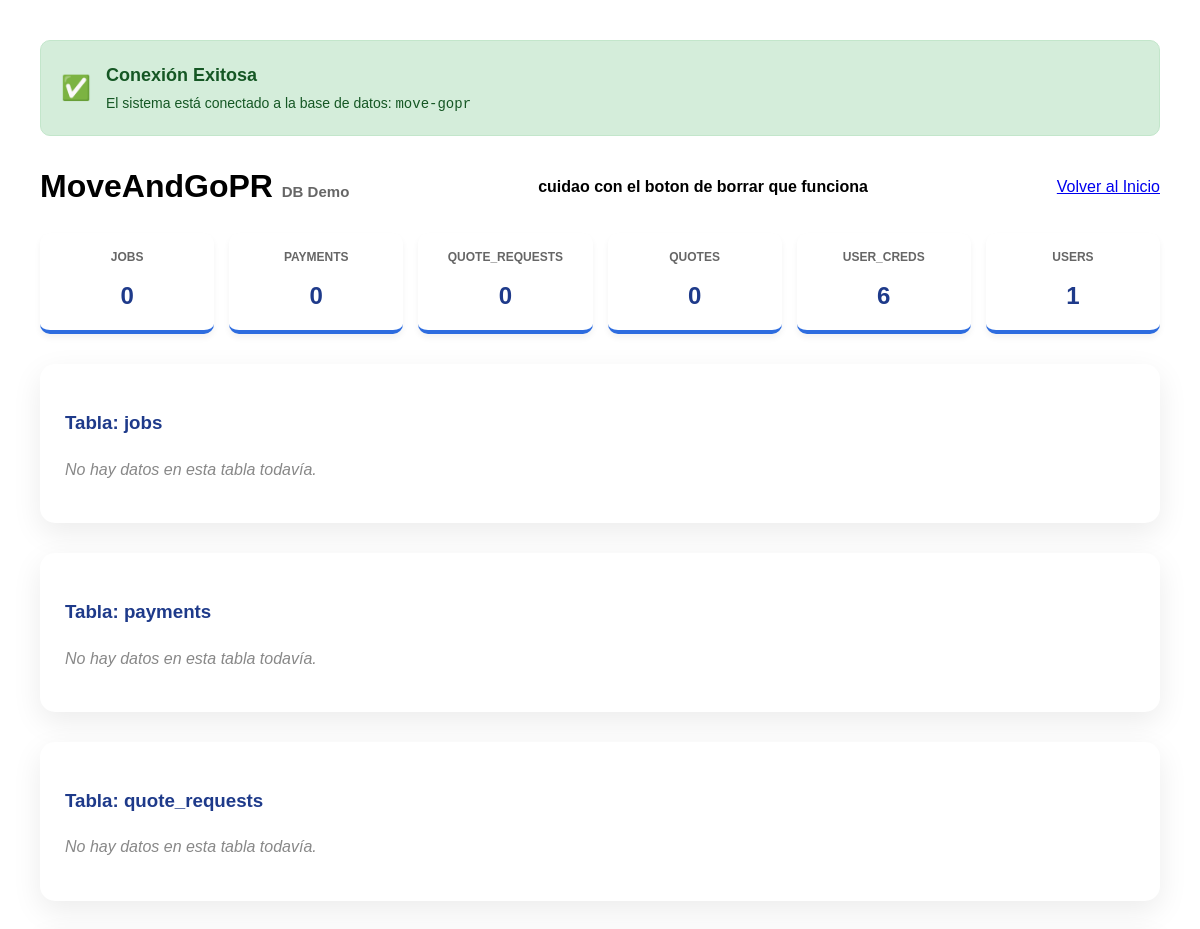
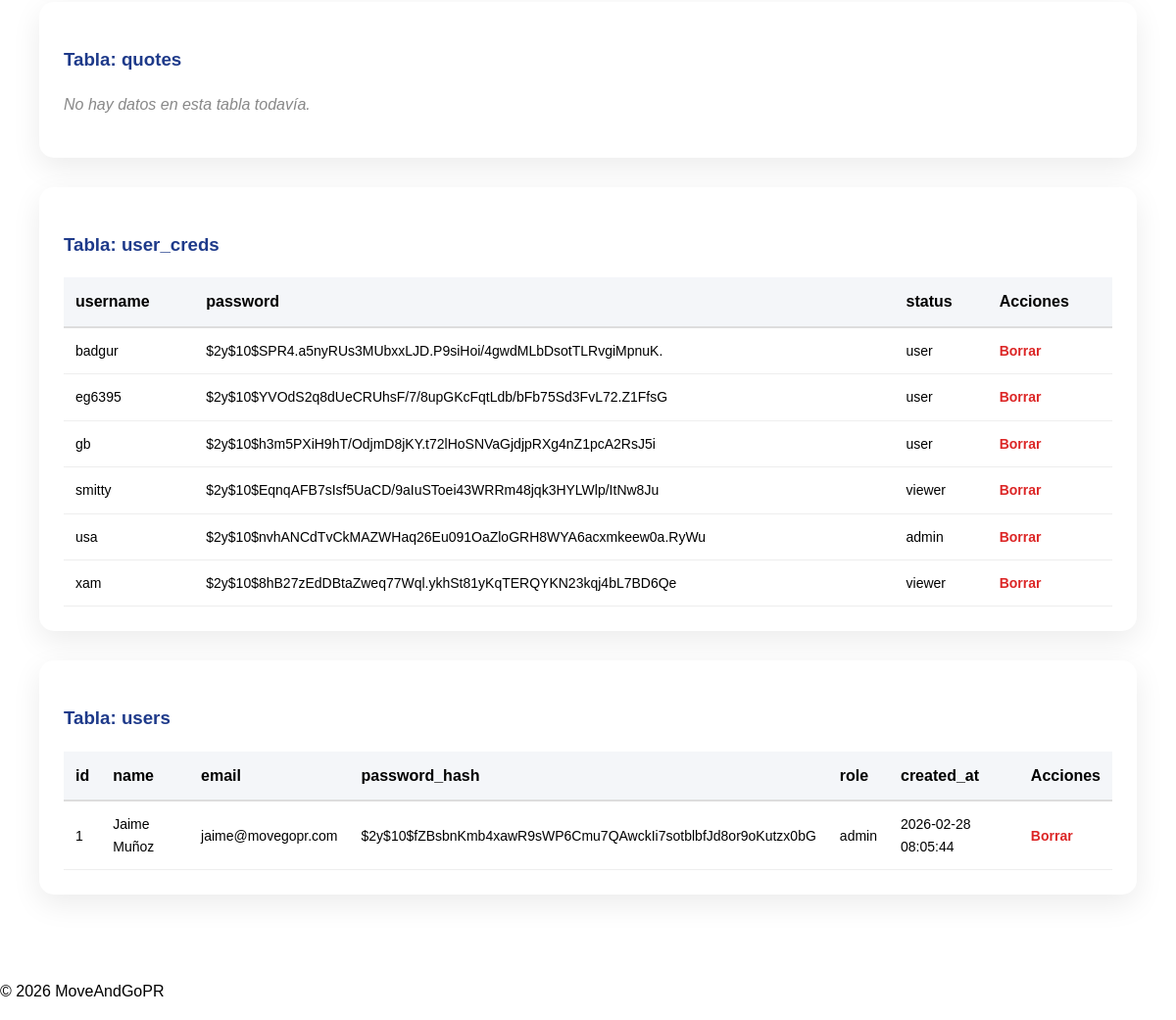
Screenshot of /db_test.php (signed in) with the database file from the repository (2 pictures, top to bottom).
### tables this page shows
CREATE TABLE `user_creds` (
  `username` varchar(255) NOT NULL,
  `password` varchar(255) NOT NULL,
  `status` varchar(255) NOT NULL
);

CREATE TABLE `users` (
  `id` bigint(20) UNSIGNED NOT NULL,
  `name` varchar(100) DEFAULT NULL,
  `email` varchar(254) NOT NULL,
  `password_hash` varchar(255) NOT NULL,
  `role` enum('customer','admin') NOT NULL DEFAULT 'customer',
  `created_at` timestamp NOT NULL DEFAULT current_timestamp()
);

### config.php (called while the page is built, shortened)
<?php
$dbname = 'move-gopr';
?>

### db_test.php (the view, shortened to what this page needs)
<?php
require_once 'config.php';
$tableQuery = $pdo->query("SHOW TABLES");
$tables = $tableQuery->fetchAll(PDO::FETCH_COLUMN);
?>
<!DOCTYPE html>
<html lang="es">
<head>
    <link rel="stylesheet" href="style.css">
</head>
<body>
<div class="test-container">
   <?php if (isset($pdo)): ?>
        <div style="background: #d4edda; color: #155724; padding: 20px; border-radius: 10px; border: 1px solid #c3e6cb; margin-bottom: 25px; display: flex; align-items: center; gap: 15px;">
            <span style="font-size: 24px;">✅</span>
            <div>
                <strong style="display: block; font-size: 18px;">Conexión Exitosa</strong>
                <span style="font-size: 14px;">El sistema está conectado a la base de datos: <code><?php echo htmlspecialchars($dbname); ?></code></span>
            </div>
        </div>
    <?php else: ?>
        <div style="background: #f8d7da; color: #721c24; padding: 20px; border-radius: 10px; border: 1px solid #f5c6cb; margin-bottom: 25px;">
            <strong>❌ Error de Conexión:</strong> No se pudo encontrar la base de datos. Verifica tu archivo <code>config.php</code>.
        </div>
    <?php endif; ?>
    <header style="display: flex; justify-content: space-between; align-items: center; margin-bottom: 20px;">
        <h1 style="margin:0;">MoveAnd<span class="green">GoPR</span> <small style="font-size: 15px; color: #666;">DB Demo</small></h1>
        <b>cuidao con el boton de borrar que funciona</b>
        <div style="display: flex; gap: 10px;">
            <a href="index.php" class="btn blue">Volver al Inicio</a>
        </div>
    </header>
    <div class="stats-grid">
        <?php foreach ($tables as $table):
            $count = $pdo->query("SELECT count(*) FROM `$table`")->fetchColumn();
        ?>
            <div class="stat-card">
                <h4><?php echo $table; ?></h4>
                <p><?php echo $count; ?></p>
            </div>
        <?php endforeach; ?>
    </div>
    <?php foreach ($tables as $table): ?>
        <div class="db-card">
            <h3 style="color: #1e3a8a;">Tabla: <?php echo htmlspecialchars($table); ?></h3>
            <?php
            $stmt = $pdo->query("SELECT * FROM `$table` LIMIT 10");
            $rows = $stmt->fetchAll(PDO::FETCH_ASSOC);
            if ($rows): ?>
                <table>
                    <thead>
                        <tr>
                            <?php foreach (array_keys($rows[0]) as $col): ?>
                                <th><?php echo htmlspecialchars($col); ?></th>
                            <?php endforeach; ?>
                            <th>Acciones</th>
                        </tr>
                    </thead>
                    <tbody>
                        <?php foreach ($rows as $row): ?>
                            <tr>
                                <?php foreach ($row as $cell): ?>
                                    <td><?php echo htmlspecialchars($cell ?? 'NULL'); ?></td>
                                <?php endforeach; ?>
                                <td>
                                    <a href="?table=<?php echo $table; ?>&delete_id=<?php echo $row['id']; ?>"
                                       class="delete-link"
                                       onclick="return confirm('¿Seguro que quieres borrar esto?')">Borrar</a>
                                </td>
                            </tr>
                        <?php endforeach; ?>
                    </tbody>
                </table>
            <?php else: ?>
                <p style="color: #888; font-style: italic;">No hay datos en esta tabla todavía.</p>
            <?php endif; ?>
        </div>
    <?php endforeach; ?>
</div>
<?php include 'footer.php'; ?>
</body>
</html>

### footer.php (shortened to what this page needs)
<footer>
  <p>&copy; <?php echo date("Y"); ?> MoveAndGoPR</p>
</footer>

### style.css (style rules this page uses)
body { font-family: 'Poppins', sans-serif; margin: 0; line-height: 1.6; }
:root { --color-principal: #3B6E1A; --color-secundario: #4E8F22; --color-acento: #22C55E; --color-texto: #1a1a1a; }

### db_test.php (style rules this page uses)
.test-container { padding: 40px; max-width: 1200px; margin: auto; }
.stats-grid { display: grid; grid-template-columns: repeat(auto-fit, minmax(150px, 1fr)); gap: 15px; margin-bottom: 30px; }
.stat-card { background: white; padding: 15px; border-radius: 10px; text-align: center; border-bottom: 4px solid #2d6cdf; box-shadow: 0 4px 6px rgba(0,0,0,0.05); }
.stat-card h4 { margin: 0; color: #666; font-size: 12px; text-transform: uppercase; }
.stat-card p { font-size: 24px; font-weight: bold; margin: 10px 0 0 0; color: #1e3a8a; }
.db-card { background: white; padding: 25px; border-radius: 15px; margin-bottom: 30px; box-shadow: 0 10px 30px rgba(0,0,0,0.08); overflow-x: auto; }
table { width: 100%; border-collapse: collapse; margin-top: 15px; }
th { background: #f4f6f9; padding: 12px; text-align: left; border-bottom: 2px solid #ddd; }
td { padding: 12px; border-bottom: 1px solid #eee; font-size: 14px; }
.delete-link { color: #dc2626; text-decoration: none; font-weight: bold; }

### rows the page displays
user_creds: username "badgur", password "$2y$10$SPR4.a5nyRUs3MUbxxLJD.P9siHoi/4gwdMLbDsotTLRvgiMpnuK.", status "user"
user_creds: username "eg6395", password "$2y$10$YVOdS2q8dUeCRUhsF/7/8upGKcFqtLdb/bFb75Sd3FvL72.Z1FfsG", status "user"
user_creds: username "gb", password "$2y$10$h3m5PXiH9hT/OdjmD8jKY.t72lHoSNVaGjdjpRXg4nZ1pcA2RsJ5i", status "user"
user_creds: username "smitty", password "$2y$10$EqnqAFB7sIsf5UaCD/9aIuSToei43WRRm48jqk3HYLWlp/ItNw8Ju", status "viewer"
user_creds: username "usa", password "$2y$10$nvhANCdTvCkMAZWHaq26Eu091OaZloGRH8WYA6acxmkeew0a.RyWu", status "admin"
user_creds: username "xam", password "$2y$10$8hB27zEdDBtaZweq77Wql.ykhSt81yKqTERQYKN23kqj4bL7BD6Qe", status "viewer"
users: id "1", name "Jaime Muñoz", email "jaime@movegopr.com", password_hash "$2y$10$fZBsbnKmb4xawR9sWP6Cmu7QAwckIi7sotblbfJd8or9oKutzx0bG", role "admin", created_at "2026-02-28 08:05:44"

### other values shown
$dbname "move-gopr"
$table "JOBS"
$count "0"
$table "PAYMENTS"
$table "QUOTE_REQUESTS"
$table "QUOTES"
$table "USER_CREDS"
$count "6"
$table "USERS"
$count "1"
$table "jobs"
$table "payments"
$table "quote_requests"
$table "quotes"
$table "user_creds"
